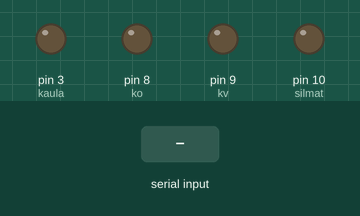
This sketch was run on a simulated Arduino Uno, built with avr-gcc and run on an emulated ATmega328P. On the bench: output pins drawn as LEDs (lit = HIGH). The test bench sets the inputs (shaded band).

Above: at 1.2 s.
1.3 s: "mm\n" received over Serial
At 2.0 s:
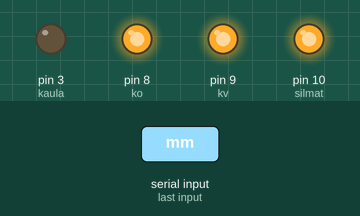
2.8 s: "kv\n" received over Serial
At 3.2 s:
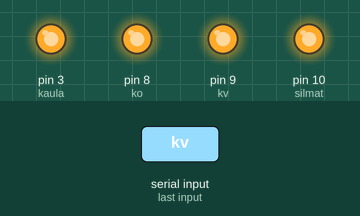
4.3 s: "z\n" received over Serial
At 5.3 s:
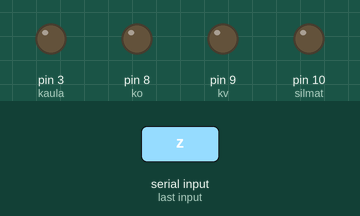
5.8 s: "kv\n" received over Serial
At 6.2 s:
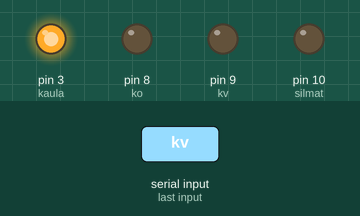
7.3 s: "mm\n" received over Serial
At 8.2 s:
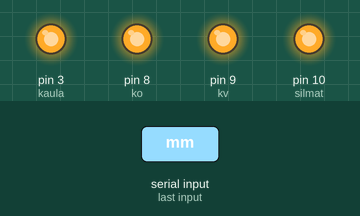
Timing chart, 0 to 9.8 s (numbered marks = the images above; inputs shaded):
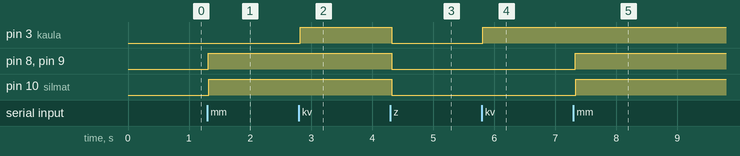

The sketch:

veke_3_IlmanSuuta.ino
```cpp
String command; // Whole serial read
String cmd; // First 2 chars parsed
int dly = 10;

// Outputs
int kaula = 3;
int ko = 8; // Kädet
int kv = 9;
int silmat = 10;

void setup() {
  Serial.begin(9600);

  // Kaula
  pinMode(kaula, OUTPUT);
  digitalWrite(kaula, LOW);

  // Kädet
  pinMode(ko, OUTPUT);
  digitalWrite(ko, LOW);
  pinMode(kv, OUTPUT);
  digitalWrite(kv, LOW);

  // Silmät
  pinMode(silmat, OUTPUT);
  digitalWrite(silmat, LOW);

  delay(dly);
}


void loop() {
  // Serial cmd
  if (Serial.available()) {
    command = Serial.readStringUntil('\n');
    cmd = command.substring(0,2);
    delay(dly);
  }

  if(cmd == "z") {
    resetMotors();
  }

  if(cmd == "mm") {
    moveArms();
    moveSilmat();
  }

  if(cmd == "kv") {
    moveKaula();
  }

  delay(dly);
}

void resetMotors() {
  digitalWrite(kaula, LOW);
  digitalWrite(ko, LOW);
  digitalWrite(kv, LOW);
  digitalWrite(silmat, LOW);
  delay(dly);
}

void moveArms() {
  digitalWrite(ko, HIGH);
  digitalWrite(kv, HIGH);
  delay(dly);
}

void moveKaula() {
  digitalWrite(kaula, HIGH);
  delay(dly);
}

void moveSilmat() {
  digitalWrite(silmat, HIGH);
  delay(dly);
}
```

Measured:
- after the input at 1.3 s, pin 8 (ko), pin 9 (kv), pin 10 (silmat): LOW → HIGH at once
- after the input at 2.8 s, pin 3 (kaula): LOW → HIGH at once
- after the input at 4.3 s, pin 3 (kaula), pin 8 (ko), pin 9 (kv), pin 10 (silmat): HIGH → LOW at once
- after the input at 5.8 s, pin 3 (kaula): LOW → HIGH at once
- after the input at 7.3 s, pin 8 (ko), pin 9 (kv), pin 10 (silmat): LOW → HIGH at once
